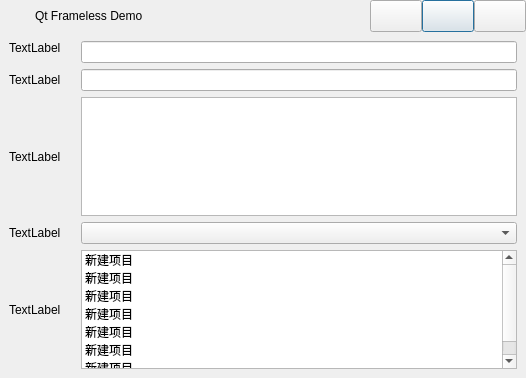
<?xml version="1.0" encoding="UTF-8"?>
<ui version="4.0">
 <class>DemoDialog</class>
 <widget class="QDialog" name="DemoDialog">
  <property name="geometry">
   <rect>
    <x>0</x>
    <y>0</y>
    <width>526</width>
    <height>378</height>
   </rect>
  </property>
  <property name="windowTitle">
   <string>Dialog</string>
  </property>
  <layout class="QGridLayout" name="gridLayout_2">
   <property name="leftMargin">
    <number>0</number>
   </property>
   <property name="topMargin">
    <number>0</number>
   </property>
   <property name="rightMargin">
    <number>0</number>
   </property>
   <property name="bottomMargin">
    <number>0</number>
   </property>
   <property name="spacing">
    <number>0</number>
   </property>
   <item row="0" column="0">
    <widget class="QWidget" name="widget_title" native="true">
     <property name="minimumSize">
      <size>
       <width>0</width>
       <height>32</height>
      </size>
     </property>
     <property name="maximumSize">
      <size>
       <width>16777215</width>
       <height>32</height>
      </size>
     </property>
     <property name="type" stdset="0">
      <string>title_bar</string>
     </property>
     <layout class="QHBoxLayout" name="horizontalLayout">
      <property name="spacing">
       <number>6</number>
      </property>
      <property name="leftMargin">
       <number>9</number>
      </property>
      <property name="topMargin">
       <number>0</number>
      </property>
      <property name="rightMargin">
       <number>0</number>
      </property>
      <property name="bottomMargin">
       <number>0</number>
      </property>
      <item>
       <widget class="QLabel" name="label_logo">
        <property name="minimumSize">
         <size>
          <width>20</width>
          <height>20</height>
         </size>
        </property>
        <property name="maximumSize">
         <size>
          <width>20</width>
          <height>20</height>
         </size>
        </property>
        <property name="text">
         <string/>
        </property>
        <property name="type" stdset="0">
         <string>logo</string>
        </property>
       </widget>
      </item>
      <item>
       <widget class="QLabel" name="label_title">
        <property name="sizePolicy">
         <sizepolicy hsizetype="Expanding" vsizetype="Preferred">
          <horstretch>0</horstretch>
          <verstretch>0</verstretch>
         </sizepolicy>
        </property>
        <property name="font">
         <font>
          <pointsize>9</pointsize>
          <weight>50</weight>
          <bold>false</bold>
         </font>
        </property>
        <property name="styleSheet">
         <string notr="true"/>
        </property>
        <property name="text">
         <string>Qt Frameless Demo</string>
        </property>
        <property name="type" stdset="0">
         <string>title</string>
        </property>
       </widget>
      </item>
      <item>
       <widget class="QWidget" name="widget_titleBtns" native="true">
        <layout class="QGridLayout" name="gridLayout">
         <property name="leftMargin">
          <number>0</number>
         </property>
         <property name="topMargin">
          <number>0</number>
         </property>
         <property name="rightMargin">
          <number>0</number>
         </property>
         <property name="bottomMargin">
          <number>0</number>
         </property>
         <property name="spacing">
          <number>0</number>
         </property>
         <item row="0" column="1">
          <widget class="QPushButton" name="menuButton_Max">
           <property name="sizePolicy">
            <sizepolicy hsizetype="Minimum" vsizetype="Minimum">
             <horstretch>0</horstretch>
             <verstretch>0</verstretch>
            </sizepolicy>
           </property>
           <property name="minimumSize">
            <size>
             <width>52</width>
             <height>0</height>
            </size>
           </property>
           <property name="maximumSize">
            <size>
             <width>52</width>
             <height>16777215</height>
            </size>
           </property>
           <property name="styleSheet">
            <string notr="true"/>
           </property>
           <property name="text">
            <string/>
           </property>
           <property name="flat">
            <bool>false</bool>
           </property>
           <property name="type" stdset="0">
            <string>restore</string>
           </property>
          </widget>
         </item>
         <item row="0" column="0">
          <widget class="QPushButton" name="menuButton_Min">
           <property name="sizePolicy">
            <sizepolicy hsizetype="Minimum" vsizetype="Minimum">
             <horstretch>0</horstretch>
             <verstretch>0</verstretch>
            </sizepolicy>
           </property>
           <property name="minimumSize">
            <size>
             <width>52</width>
             <height>0</height>
            </size>
           </property>
           <property name="maximumSize">
            <size>
             <width>52</width>
             <height>16777215</height>
            </size>
           </property>
           <property name="text">
            <string/>
           </property>
           <property name="flat">
            <bool>false</bool>
           </property>
           <property name="type" stdset="0">
            <string>minsize</string>
           </property>
          </widget>
         </item>
         <item row="0" column="2">
          <widget class="QPushButton" name="menuButton_Close">
           <property name="sizePolicy">
            <sizepolicy hsizetype="Minimum" vsizetype="Minimum">
             <horstretch>0</horstretch>
             <verstretch>0</verstretch>
            </sizepolicy>
           </property>
           <property name="minimumSize">
            <size>
             <width>52</width>
             <height>0</height>
            </size>
           </property>
           <property name="maximumSize">
            <size>
             <width>52</width>
             <height>16777215</height>
            </size>
           </property>
           <property name="styleSheet">
            <string notr="true"/>
           </property>
           <property name="text">
            <string/>
           </property>
           <property name="flat">
            <bool>false</bool>
           </property>
           <property name="type" stdset="0">
            <string>close</string>
           </property>
          </widget>
         </item>
        </layout>
       </widget>
      </item>
     </layout>
    </widget>
   </item>
   <item row="1" column="0">
    <widget class="QWidget" name="widget_main" native="true">
     <property name="sizePolicy">
      <sizepolicy hsizetype="Preferred" vsizetype="Preferred">
       <horstretch>0</horstretch>
       <verstretch>0</verstretch>
      </sizepolicy>
     </property>
     <property name="autoFillBackground">
      <bool>false</bool>
     </property>
     <property name="styleSheet">
      <string notr="true"/>
     </property>
     <property name="type" stdset="0">
      <string>client</string>
     </property>
     <layout class="QGridLayout" name="gridLayout_3">
      <property name="horizontalSpacing">
       <number>20</number>
      </property>
      <property name="verticalSpacing">
       <number>6</number>
      </property>
      <item row="0" column="0">
       <widget class="QLabel" name="label">
        <property name="text">
         <string>TextLabel</string>
        </property>
       </widget>
      </item>
      <item row="2" column="0">
       <widget class="QLabel" name="label_2">
        <property name="text">
         <string>TextLabel</string>
        </property>
       </widget>
      </item>
      <item row="2" column="1">
       <widget class="QLineEdit" name="lineEdit_2"/>
      </item>
      <item row="3" column="0">
       <widget class="QLabel" name="label_3">
        <property name="text">
         <string>TextLabel</string>
        </property>
       </widget>
      </item>
      <item row="3" column="1">
       <widget class="QPlainTextEdit" name="plainTextEdit"/>
      </item>
      <item row="4" column="0">
       <widget class="QLabel" name="label_4">
        <property name="text">
         <string>TextLabel</string>
        </property>
       </widget>
      </item>
      <item row="4" column="1">
       <widget class="QComboBox" name="comboBox"/>
      </item>
      <item row="5" column="0">
       <widget class="QLabel" name="label_5">
        <property name="text">
         <string>TextLabel</string>
        </property>
       </widget>
      </item>
      <item row="5" column="1">
       <widget class="QListWidget" name="listWidget">
        <item>
         <property name="text">
          <string>新建项目</string>
         </property>
        </item>
        <item>
         <property name="text">
          <string>新建项目</string>
         </property>
        </item>
        <item>
         <property name="text">
          <string>新建项目</string>
         </property>
        </item>
        <item>
         <property name="text">
          <string>新建项目</string>
         </property>
        </item>
        <item>
         <property name="text">
          <string>新建项目</string>
         </property>
        </item>
        <item>
         <property name="text">
          <string>新建项目</string>
         </property>
        </item>
        <item>
         <property name="text">
          <string>新建项目</string>
         </property>
        </item>
       </widget>
      </item>
      <item row="0" column="1" rowspan="2">
       <widget class="QLineEdit" name="lineEdit"/>
      </item>
     </layout>
    </widget>
   </item>
  </layout>
 </widget>
 <resources/>
 <connections/>
</ui>
